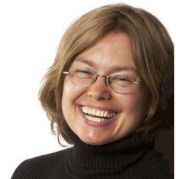
%> input picture Spinking_Neuron_GUI/Spinking Neuron GUI/image_1.jpg, 176 x 179 px
$ octave --eval "reducedSpikingDemo;"   (GNU Octave 9; MATLAB toolbox functions it lacks are replaced by stand-ins)
%> lines starting %> are read from the running program, lines starting %| are printed output that depends on the picture
function [] = reducedSpikingDemo();

%% Load image
[filename, pathname] = uigetfile('*.*', 'Load an image file'); %Load the image file from directory
%> the answer given: ../image_1.jpg
if isequal(filename,0) %If no path is selected then display 'User Selected Cancel'
   disp('User selected Cancel')
else % If a image file is selected display the path to the image
   disp(['User selected ', fullfile(pathname, filename)])
end
temp = imread(strcat(pathname, filename)); temp = double(temp); % Convert the image file onto numeric array
%> in reducedSpikingDemo, temp is the input picture: size 179x176x3 uint8; mean R, G, B 156.4, 139.6, 129
input_image = temp(:,:,1); clear temp % Load only one matrix entry in case of color images
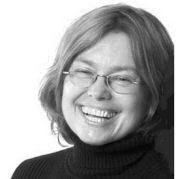
%> input_image: size 179x176 double; min 1, max 255, mean 156.4

%% Parameters
int_time_step_v_EXC =0.2500;   % integration rate of variable v
int_time_step_u_EXC = 0.0200;  % integration rate of variable u
inp_ratio = 0.2500;  % coefficient that multiplies the input RGB value (in this case, it is a single value between 0 and 255)
resting_potential = -65;  % the resting potential of the cell
simulation_length = 200;  % the simulated time steps

%% Size population
N_Rec = [size(input_image)];  % Receptors; total # of receptor neurons
%> N_Rec = [179 176]

%% Receptors variables
Rec_record = resting_potential*ones(N_Rec(1)*N_Rec(2),simulation_length); %Initialize Receptors' cell voltages
Rec_v = resting_potential*ones(N_Rec);  % Initialise Receptors' membrane potential
Rec_u = .2*Rec_v;                       % Initialise Receptors' recovery variable

% Initialize figure for plots
h = figure; set(h, 'DoubleBuffer', 'on', 'color', 'white', 'Name', 'Reduced spiking equation demo');

%% Simulate for t time steps
for t = 1:simulation_length; %there will be simulation_length # of time steps

    %%%%%%%%%%%%% Receptors %%%%%%%%%%%%%
    Rec_fired = find(Rec_v >= 30);             % Search the indices of receptor neurons for spikes by seeing whether it has crossed the threshohold of 30mV
    if ~isempty(Rec_fired)                     % Reset F1 neurons after firing if Rec_v has crossed the spiking threshhold
        Rec_v(Rec_fired) = resting_potential;  % The receptor's membrane potencial is reset to its resting potencial
        Rec_u(Rec_fired) = Rec_u(Rec_fired)+ 8;  % The receptor's recovery variable is increased by a parameter value equal to 8
    end

    % Perform numerical integration using Euler's method
    Rec_v = Rec_v + int_time_step_v_EXC*((0.04*Rec_v + 5) .* Rec_v + 140 - Rec_u + input_image * inp_ratio);
    Rec_u = Rec_u + int_time_step_u_EXC .*(0.2 * Rec_v - Rec_u);

    % Store Receptors variables
    Rec_record(:,t) = reshape(Rec_v, 1, N_Rec(1)*N_Rec(2));
    Rec_record(Rec_record >= 30)=30; % Normalize spikes: in real neurons they cannot be above 30mV

    % Create PLOT
    subplot(2,2,1), imagesc(input_image), title(['Input image, cycle ', num2str(t), ' of ', num2str(simulation_length)]), axis off,...
        colormap gray, drawnow % display the loaded image and t time step
    subplot(2,2,2), imagesc(Rec_v>30, [0 1]), drawnow,  title('Receptor spikes'), colormap gray, drawnow % Display the neurion that are spiking at time t

    subplot(2,2,3), drawnow, plot(Rec_record(10,1:t), 'linewidth', 2), title('Voltage of receptor #10') %Plot the voltage change of receptor #10
       subplot(2,2,4), drawnow, plot(Rec_record(200,1:t), 'black', 'linewidth', 2), title('Voltage of receptor #200') %Plot the voltage change of receptor #200
end;
%> (the run ends here)
